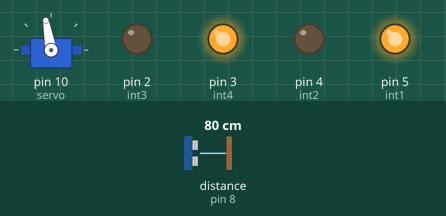
A sketch run on a simulated Arduino Uno, built with avr-gcc and run on an emulated ATmega328P. On the bench: servo, output pins drawn as LEDs (lit = HIGH). Wiring (inferred from the names in the program): ultrasonic range finder: trigger pin 9; echo pin 8. Inputs (shaded band) come from the test bench; at power-on: distance to the obstacle (sensor on pin 8) 80 cm. The echo pulse lasts 58.3 µs per cm; pins used as bus, display or sensor lines are not drawn.

Above: at 1.2 s.
1.3 s: distance to the obstacle (sensor on pin 8) set to 34 cm
2.8 s: distance to the obstacle (sensor on pin 8) set to 27 cm
At 3.4 s:
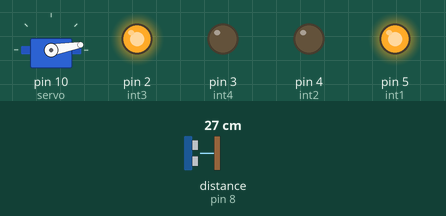
4.3 s: distance to the obstacle (sensor on pin 8) set to 35 cm
At 5.5 s:
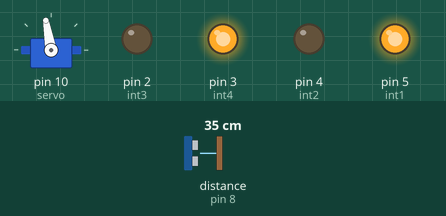
5.8 s: distance to the obstacle (sensor on pin 8) set to 2 cm
At 6.9 s:
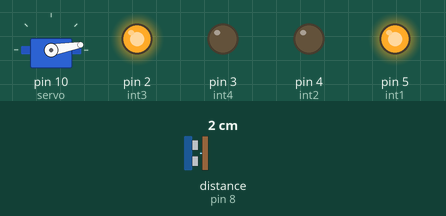
Timing chart, 0 to 8.3 s (numbered marks = the images above; inputs shaded):
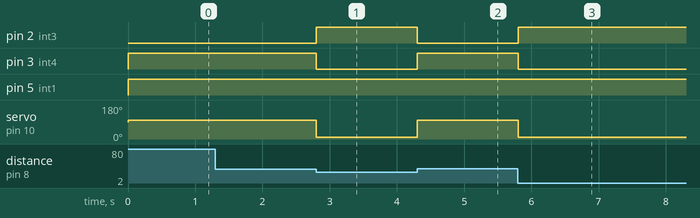

Measured:
- the behaviour switches between 31 and 30 cm on distance to the obstacle (sensor on pin 8) (found by bisection; images 0 and 1)
- after the input at 1.3 s, every drawn part: stays the same
- after the input at 2.8 s, pin 2 (int3): LOW → HIGH at once; pin 3 (int4): HIGH → LOW at once; servo on pin 10 (servo): 100° → 10° at once
- after the input at 4.3 s, pin 2 (int3): HIGH → LOW at once; pin 3 (int4): LOW → HIGH at once; servo on pin 10 (servo): 10° → 100° at once
- after the input at 5.8 s, pin 2 (int3): LOW → HIGH at once; pin 3 (int4): HIGH → LOW at once; servo on pin 10 (servo): 100° → 10° at once

The sketch:

SUMO_ROBOT.ino
```cpp
/******************************************************************
AUTOR: PETR KYNČL
VERZE: 1.00
DATUM: 11.4.2020
POPIS: Sumo-model
*****************************************************************/

#include <Servo.h>

#define trigPin 9
#define echoPin 8
#define int1 5
#define int2 4
#define int3 2
#define int4 3

Servo servo;

int senzor(void);
int pohyb(int);
int distance =0;


void setup() {
  pinMode(trigPin, OUTPUT);
  pinMode(echoPin, INPUT);
  pinMode(int1, OUTPUT);
  pinMode(int2, OUTPUT);
  pinMode(int3, OUTPUT);
  pinMode(int4, OUTPUT);

  servo.attach(10);
}

void loop() {
  distance= senzor();
  pohyb(distance);
}


int senzor(void){
  long duration;

  digitalWrite(trigPin, LOW);
  delayMicroseconds(2);

  digitalWrite(trigPin, HIGH);
  delayMicroseconds(10);
  digitalWrite(trigPin, LOW);

  duration = pulseIn(echoPin, HIGH);

  distance= duration*0.034/2;

  return distance;
}

int pohyb(int distance){
  if(distance>=30){
    //motor A
    digitalWrite(int1,HIGH);
    digitalWrite(int2,LOW);
    //motorB
    digitalWrite(int3,LOW);
    digitalWrite(int4,HIGH);

   servo.write(100);
   }
   else if(distance<30){
    //motor A
    digitalWrite(int1,HIGH);
    digitalWrite(int2,LOW);
    //motorB
    digitalWrite(int3,HIGH);
    digitalWrite(int4,LOW);

    servo.write(10);
    }
}
```
